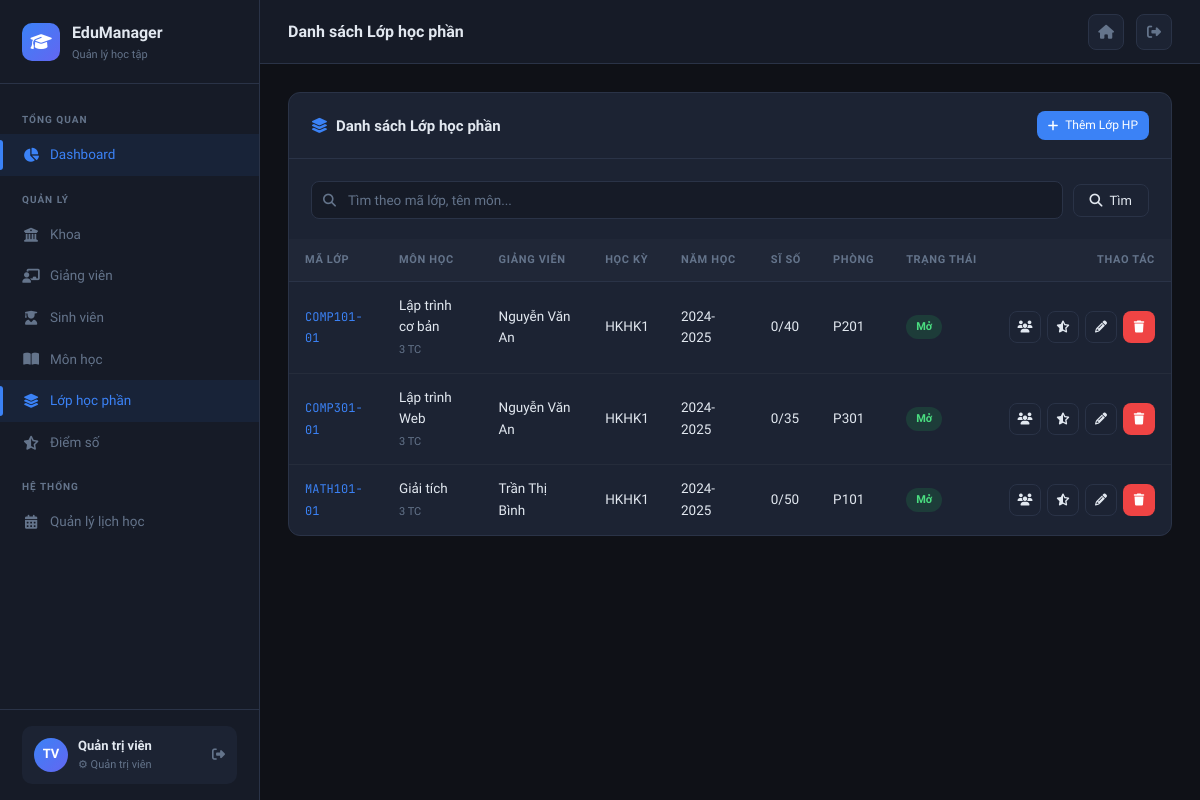
Page /lop-hoc-phan (signed in) on the committed database.
### tables this page shows
CREATE TABLE lop_hoc_phan (
    ma_lop     VARCHAR(20)  PRIMARY KEY,
    ma_mon     VARCHAR(10),
    ma_gv      VARCHAR(10),
    hoc_ky     VARCHAR(10)  NOT NULL,
    nam_hoc    VARCHAR(9)   NOT NULL,
    si_so_max  INT          DEFAULT 40,
    si_so_hien INT          DEFAULT 0,
    phong_hoc  VARCHAR(20),
    lich_hoc   VARCHAR(100),
    trang_thai ENUM('mo','dong','ket_thuc') DEFAULT 'mo',
    created_at TIMESTAMP    DEFAULT CURRENT_TIMESTAMP,
    FOREIGN KEY (ma_mon) REFERENCES mon_hoc(ma_mon) ON DELETE CASCADE,
    FOREIGN KEY (ma_gv)  REFERENCES giang_vien(ma_gv) ON DELETE SET NULL
);

CREATE TABLE mon_hoc (
    ma_mon         VARCHAR(10)  PRIMARY KEY,
    ten_mon        VARCHAR(150) NOT NULL,
    tin_chi        TINYINT      NOT NULL DEFAULT 3,
    ma_khoa        VARCHAR(10),
    mon_tien_quyet VARCHAR(10),
    mo_ta          TEXT,
    created_at     TIMESTAMP    DEFAULT CURRENT_TIMESTAMP,
    FOREIGN KEY (ma_khoa)        REFERENCES khoa(ma_khoa) ON DELETE SET NULL,
    FOREIGN KEY (mon_tien_quyet) REFERENCES mon_hoc(ma_mon) ON DELETE SET NULL
);

CREATE TABLE giang_vien (
    ma_gv       VARCHAR(10)  PRIMARY KEY,
    user_id     INT          UNIQUE,
    ho_ten      VARCHAR(100) NOT NULL,
    email       VARCHAR(100) UNIQUE NOT NULL,
    ma_khoa     VARCHAR(10),
    hoc_vi      ENUM('Cu nhan','Thac si','Tien si','Pho giao su','Giao su') DEFAULT 'Thac si',
    dien_thoai  VARCHAR(15),
    created_at  TIMESTAMP    DEFAULT CURRENT_TIMESTAMP,
    FOREIGN KEY (ma_khoa)  REFERENCES khoa(ma_khoa) ON DELETE SET NULL,
    FOREIGN KEY (user_id)  REFERENCES users(id) ON DELETE SET NULL
);

### core/Controller.php (called while the page is built, shortened)
<?php
abstract class Controller {
    protected function render(string $view, array $data = []): void {
        extract($data);
        $viewFile = BASE_PATH . "/views/{$view}.php";
        require $viewFile;
    }
    protected function view(string $view, array $data = [], string $layout = 'layout/main'): void {
        $data['content_view'] = $view;
        $this->render($layout, $data);
    }
    protected function get(string $key, mixed $default = ''): mixed {
        return isset($_GET[$key]) ? $this->sanitize($_GET[$key]) : $default;
    }
}

### controllers/LopHocPhanController.php (called while the page is built, shortened)
<?php
require_once BASE_PATH . '/models/LopHocPhanModel.php';
class LopHocPhanController extends Controller {
    private LopHocPhanModel $model;
    public function __construct() { $this->model = new LopHocPhanModel(); }
    public function index(): void {
        $page   = max(1, (int)$this->get('page', 1));
        $search = $this->get('search');
        $result = $this->model->filter($search, $page);
        $this->view('lop_hoc_phan/index', ['title' => 'Lớp học phần', 'pageTitle' => 'Danh sách Lớp học phần',
            'result' => $result, 'search' => $search]);
    }
}

### index.php (called while the page is built, shortened)
<?php
require_once __DIR__ . '/core/Database.php';
require_once __DIR__ . '/core/Model.php';
require_once __DIR__ . '/core/Controller.php';
require_once __DIR__ . '/core/Router.php';
$router = new Router();
$router->get('/auth/login',  'AuthController', 'loginForm');
$router->post('/auth/login', 'AuthController', 'login');
$router->get('/auth/logout', 'AuthController', 'logout');
$router->get('/',          'DashboardController', 'index');
$router->get('/dashboard', 'DashboardController', 'index');
$router->get('/khoa',             'KhoaController', 'index');
$router->get('/khoa/create',      'KhoaController', 'create');
$router->post('/khoa/store',      'KhoaController', 'store');
$router->get('/khoa/edit/:id',    'KhoaController', 'edit');
$router->post('/khoa/update/:id', 'KhoaController', 'update');
$router->get('/khoa/delete/:id',  'KhoaController', 'delete');
$router->get('/sinh-vien',                'SinhVienController', 'index');
$router->get('/sinh-vien/create',         'SinhVienController', 'create');
$router->post('/sinh-vien/store',         'SinhVienController', 'store');
$router->get('/sinh-vien/edit/:id',       'SinhVienController', 'edit');
$router->post('/sinh-vien/update/:id',    'SinhVienController', 'update');
$router->get('/sinh-vien/delete/:id',     'SinhVienController', 'delete');
$router->get('/sinh-vien/show/:id',       'SinhVienController', 'show');
$router->get('/giang-vien',               'GiangVienController', 'index');
$router->get('/giang-vien/create',        'GiangVienController', 'create');
$router->post('/giang-vien/store',        'GiangVienController', 'store');
$router->get('/giang-vien/edit/:id',      'GiangVienController', 'edit');
$router->post('/giang-vien/update/:id',   'GiangVienController', 'update');
$router->get('/giang-vien/delete/:id',    'GiangVienController', 'delete');
$router->get('/mon-hoc',                  'MonHocController', 'index');
$router->get('/mon-hoc/create',           'MonHocController', 'create');
$router->post('/mon-hoc/store',           'MonHocController', 'store');
$router->get('/mon-hoc/edit/:id',         'MonHocController', 'edit');
$router->post('/mon-hoc/update/:id',      'MonHocController', 'update');
$router->get('/mon-hoc/delete/:id',       'MonHocController', 'delete');
$router->get('/lop-hoc-phan',             'LopHocPhanController', 'index');
$router->get('/lop-hoc-phan/create',      'LopHocPhanController', 'create');
$router->post('/lop-hoc-phan/store',      'LopHocPhanController', 'store');
$router->get('/lop-hoc-phan/edit/:id',    'LopHocPhanController', 'edit');
$router->post('/lop-hoc-phan/update/:id', 'LopHocPhanController', 'update');
$router->get('/lop-hoc-phan/delete/:id',  'LopHocPhanController', 'delete');
$router->get('/lop-hoc-phan/sinh-vien/:maLop',       'LopHocPhanController', 'students');
$router->post('/lop-hoc-phan/sinh-vien/add/:maLop',  'LopHocPhanController', 'addStudent');
$router->get('/lop-hoc-phan/sinh-vien/remove/:id',   'LopHocPhanController', 'removeStudent');
$router->get('/diem-so',                  'DiemSoController', 'index');
$router->get('/diem-so/lop/:maLop',       'DiemSoController', 'byLop');
$router->post('/diem-so/nhap/:maLop',     'DiemSoController', 'nhap');
$router->get('/dang-ky',                  'DangKyController', 'index');
$router->get('/dang-ky/moi',              'DangKyController', 'create');
$router->post('/dang-ky/store',           'DangKyController', 'store');
$router->get('/dang-ky/huy/:id',          'DangKyController', 'delete');
$router->get('/thoi-khoa-bieu', 'ThoiKhoaBieuController', 'index');
$router->dispatch();

### core/Database.php (called while the page is built, shortened)
<?php
class Database {
    private static ?Database $instance = null;
    private PDO $pdo;
    private function __construct() {
        $dsn = sprintf(
            'mysql:host=%s;dbname=%s;charset=%s',
            DB_HOST, DB_NAME, DB_CHARSET
        );
        $options = [
            PDO::ATTR_ERRMODE            => PDO::ERRMODE_EXCEPTION,
            PDO::ATTR_DEFAULT_FETCH_MODE => PDO::FETCH_ASSOC,
            PDO::ATTR_EMULATE_PREPARES   => false,
            PDO::MYSQL_ATTR_INIT_COMMAND => "SET NAMES utf8mb4",
        ];
        try {
            $this->pdo = new PDO($dsn, DB_USER, DB_PASSWORD, $options);
        } catch (PDOException $e) {
            die(json_encode(['error' => 'Kết nối database thất bại: ' . $e->getMessage()]));
        }
    }
    public static function getInstance(): Database {
        if (self::$instance === null) {
            self::$instance = new self();
        }
        return self::$instance;
    }
    public function fetchAll(string $sql, array $params = []): array {
        $stmt = $this->pdo->prepare($sql);
        $stmt->execute($params);
        return $stmt->fetchAll();
    }
    public function fetchOne(string $sql, array $params = []): ?array {
        $stmt = $this->pdo->prepare($sql);
        $stmt->execute($params);
        $row = $stmt->fetch();
        return $row ?: null;
    }
}

### core/Model.php (called while the page is built, shortened)
<?php
abstract class Model {
    public function __construct() {
        $this->db = Database::getInstance();
    }
}

### models/LopHocPhanModel.php (called while the page is built, shortened)
<?php
class LopHocPhanModel extends Model {
    public function filter(?string $search, int $page): array {
        $where  = '1=1';
        $params = [];
        $total  = $this->db->fetchOne(
            "SELECT COUNT(*) as c FROM lop_hoc_phan lhp
             LEFT JOIN mon_hoc m ON m.ma_mon = lhp.ma_mon WHERE {$where}", $params)['c'] ?? 0;
        $offset = ($page - 1) * PER_PAGE;
        $data   = $this->db->fetchAll("
            SELECT lhp.*, m.ten_mon, m.tin_chi, gv.ho_ten as ten_gv
            FROM lop_hoc_phan lhp
            LEFT JOIN mon_hoc m ON m.ma_mon = lhp.ma_mon
            LEFT JOIN giang_vien gv ON gv.ma_gv = lhp.ma_gv
            WHERE {$where} ORDER BY lhp.nam_hoc DESC, lhp.hoc_ky DESC
            LIMIT " . PER_PAGE . " OFFSET {$offset}", $params);
        return ['data' => $data, 'total' => (int)$total, 'per_page' => PER_PAGE,
                'current_page' => $page, 'last_page' => (int)ceil($total / PER_PAGE)];
    }
}

### views/lop_hoc_phan/index.php (the view, shortened to what this page needs)
<div class="card">
  <div class="card-header">
    <span class="card-title"><i class="fas fa-layer-group" style="color:var(--clr-accent)"></i> Danh sách Lớp học phần</span>
    <?php if (($_SESSION['user']['role'] ?? '') === 'admin'): ?>
    <a href="<?= BASE_URL ?>/lop-hoc-phan/create" class="btn btn-primary btn-sm"><i class="fas fa-plus"></i> Thêm Lớp HP</a>
    <?php endif; ?>
  </div>
  <div class="card-body" style="padding-bottom:0">
    <form method="GET" class="search-bar">
      <div class="search-input-wrap"><i class="fas fa-search"></i>
        <input type="text" name="search" placeholder="Tìm theo mã lớp, tên môn..." value="<?= htmlspecialchars($search) ?>">
      </div>
      <button type="submit" class="btn btn-secondary"><i class="fas fa-search"></i> Tìm</button>
    </form>
  </div>
  <div class="table-wrapper">
    <table>
      <thead><tr><th>Mã Lớp</th><th>Môn học</th><th>Giảng viên</th><th>Học kỳ</th><th>Năm học</th><th>Sĩ số</th><th>Phòng</th><th>Trạng thái</th><th style="text-align:right">Thao tác</th></tr></thead>
      <tbody>
        <?php foreach ($result['data'] as $l): ?>
        <tr>
          <td><span class="mono"><?= htmlspecialchars($l['ma_lop']) ?></span></td>
          <td style="font-weight:500"><?= htmlspecialchars($l['ten_mon'] ?? '—') ?><br><span style="font-size:11px;color:var(--clr-muted)"><?= $l['tin_chi'] ?? '' ?> TC</span></td>
          <td><?= htmlspecialchars($l['ten_gv'] ?? '—') ?></td>
          <td>HK<?= htmlspecialchars($l['hoc_ky']) ?></td>
          <td><?= htmlspecialchars($l['nam_hoc']) ?></td>
          <td><?= $l['si_so_hien'] ?>/<?= $l['si_so_max'] ?></td>
          <td><?= htmlspecialchars($l['phong_hoc'] ?? '—') ?></td>
          <td>
            <?php
              $b = match($l['trang_thai']) {
                'mo' => ['green','Mở'], 'dong' => ['amber','Đóng'], default => ['gray','Kết thúc']
              };
            ?>
            <span class="badge badge-<?= $b[0] ?>"><?= $b[1] ?></span>
          </td>
          <td>
            <div style="display:flex;gap:6px;justify-content:flex-end">
              <?php if (($_SESSION['user']['role'] ?? '') === 'admin'): ?>
              <a href="<?= BASE_URL ?>/lop-hoc-phan/sinh-vien/<?= urlencode($l['ma_lop']) ?>" class="btn btn-secondary btn-sm btn-icon" title="Quản lý sinh viên"><i class="fas fa-users"></i></a>
              <?php endif; ?>
              <a href="<?= BASE_URL ?>/diem-so/lop/<?= urlencode($l['ma_lop']) ?>" class="btn btn-secondary btn-sm btn-icon" title="Bảng điểm"><i class="fas fa-star-half-stroke"></i></a>
              <?php if (($_SESSION['user']['role'] ?? '') === 'admin'): ?>
              <a href="<?= BASE_URL ?>/lop-hoc-phan/edit/<?= urlencode($l['ma_lop']) ?>" class="btn btn-secondary btn-sm btn-icon"><i class="fas fa-pencil"></i></a>
              <a href="<?= BASE_URL ?>/lop-hoc-phan/delete/<?= urlencode($l['ma_lop']) ?>" class="btn btn-danger btn-sm btn-icon"
                 onclick="return confirm('Xóa lớp học phần này?')"><i class="fas fa-trash"></i></a>
              <?php endif; ?>
            </div>
          </td>
        </tr>
        <?php endforeach; ?>
      </tbody>
    </table>
  </div>
</div>

### core/Router.php (shortened to what this page needs)
<?php
class Router {
    private array $routes = [];
    public function get(string $path, string $controller, string $method): void {
        $this->routes['GET'][$path] = [$controller, $method];
    }
    public function post(string $path, string $controller, string $method): void {
        $this->routes['POST'][$path] = [$controller, $method];
    }
    public function dispatch(): void {
        $method = $_SERVER['REQUEST_METHOD'];
        $uri    = parse_url($_SERVER['REQUEST_URI'], PHP_URL_PATH);
        $basePath = parse_url(BASE_URL, PHP_URL_PATH);
        if ($basePath && str_starts_with($uri, $basePath)) {
            $uri = substr($uri, strlen($basePath));
        }
        $uri = '/' . ltrim($uri, '/');
        foreach ($this->routes[$method] ?? [] as $route => $handler) {
            $pattern = preg_replace('/\/:([^\/]+)/', '/([^/]+)', $route);
            $pattern = '#^' . $pattern . '$#';
            if (preg_match($pattern, $uri, $matches)) {
                array_shift($matches);
                [$controllerName, $action] = $handler;
                $ctrl = new $controllerName();
                $ctrl->$action(...$matches);
                return;
            }
        }
    }
}

### rows in the picture
lop_hoc_phan: ma_lop "COMP101-01", ma_mon.ten_mon "Lập trình cơ bản", ma_mon.tin_chi "3", ma_gv.ho_ten "Nguyễn Văn An", hoc_ky "HK1", nam_hoc "2024-2025", si_so_hien "0", si_so_max "40", phong_hoc "P201", trang_thai "Mở"
lop_hoc_phan: ma_lop "COMP301-01", ma_mon.ten_mon "Lập trình Web", ma_mon.tin_chi "3", ma_gv.ho_ten "Nguyễn Văn An", hoc_ky "HK1", nam_hoc "2024-2025", si_so_hien "0", si_so_max "35", phong_hoc "P301", trang_thai "Mở"
lop_hoc_phan: ma_lop "MATH101-01", ma_mon.ten_mon "Giải tích", ma_mon.tin_chi "3", ma_gv.ho_ten "Trần Thị Bình", hoc_ky "HK1", nam_hoc "2024-2025", si_so_hien "0", si_so_max "50", phong_hoc "P101", trang_thai "Mở"
